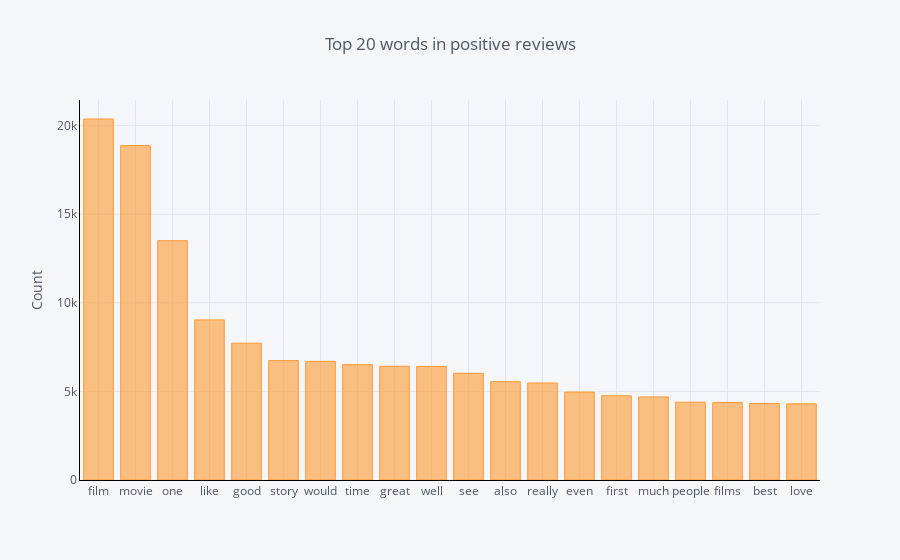

Source (notebook cell):
### Code cell
n = 20
top_w_pos = top_n_words(pos_lang, n, include_stops=False)
plot_top_words(top_w_pos, n, title='Top {} words in positive reviews'.format(n))

### Figure 1 — Plotly figure (JSON) as saved in the notebook; plotly's stock layout.template omitted (floating-point values rounded to 4 significant figures)
{"data": [{"marker": {"color": "rgba(255, 153, 51, 0.6)", "line": {"color": "rgba(255, 153, 51, 1.0)", "width": 1}}, "name": "Count", "orientation": "v", "text": "", "type": "bar", "uid": "989152c1-91e3-4763-a4df-6143a1aed9c5", "x": ["film", "movie", "one", "like", "good", "story", "would", "time", "great", "well", "see", "also", "really", "even", "first", "much", "people", "films", "best", "love"], "y": [20374, 18874, 13504, 9035, 7720, 6740, 6697, 6509, 6418, 6406, 6020, 5550, 5474, 4962, 4755, 4688, 4393, 4371, 4319, 4297]}], "layout": {"legend": {"bgcolor": "#F5F6F9", "font": {"color": "#4D5663"}}, "paper_bgcolor": "#F5F6F9", "plot_bgcolor": "#F5F6F9", "title": {"font": {"color": "#4D5663"}, "text": "Top 20 words in positive reviews"}, "xaxis": {"gridcolor": "#E1E5ED", "linecolor": "black", "showgrid": true, "tickfont": {"color": "#4D5663"}, "title": {"font": {"color": "#4D5663"}, "text": ""}, "zerolinecolor": "#E1E5ED"}, "yaxis": {"gridcolor": "#E1E5ED", "linecolor": "black", "showgrid": true, "tickfont": {"color": "#4D5663"}, "title": {"font": {"color": "#4D5663"}, "text": "Count"}, "zerolinecolor": "#E1E5ED"}}}
